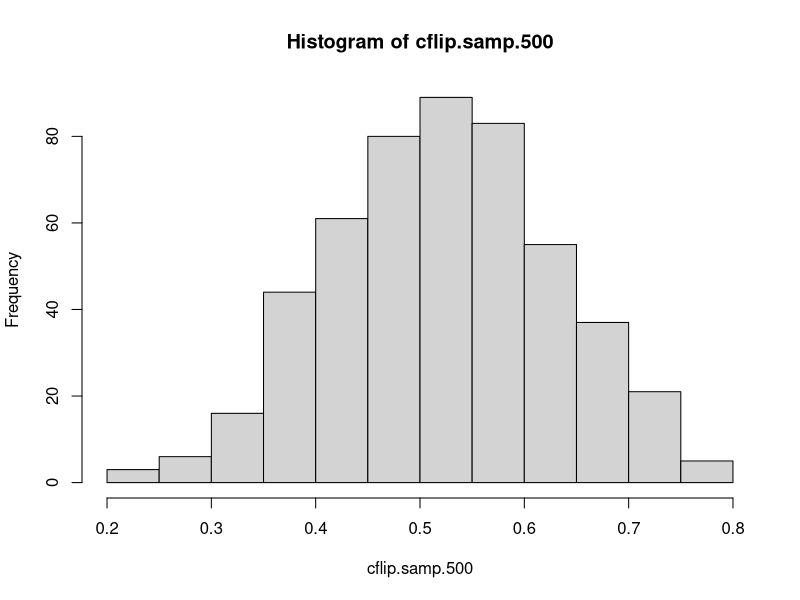
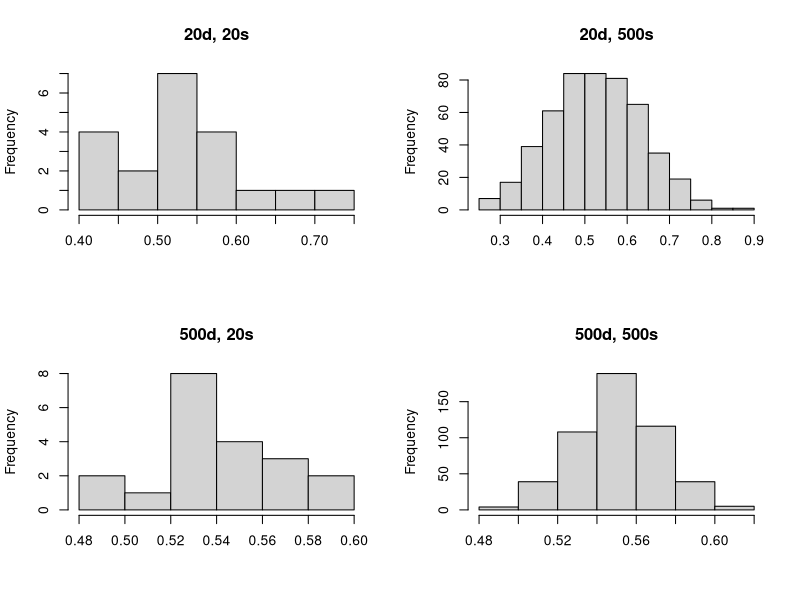

Here is the R script that generated these plots, in order:
## ---- chunk 1
bashings.lowerpval <- pnorm(q=19,mean = 35, sd = 8, lower.tail = TRUE);bashings.lowerpval
bashings.upperpval <- pnorm(q=40,mean = 35, sd = 8, lower.tail = FALSE);bashings.upperpval
total.bashings <- bashings.lowerpval + bashings.upperpval; total.bashings
## ---- chunk 2
A.event <- 0.37 + 0.20 + 0.13 + 0.06; print(A.event)
## ---- chunk 3
B.event <- 0.06 + 0.21 + 0.37; print(B.event)
## ---- chunk 4
complement.A <- 1 - A.event; print(complement.A)
## ---- chunk 5
AandB.event <- A.event + B.event - 0.37; print(AandB.event)
## ---- chunk 6
Prob.repeat.and.finish <- 0.87
Prob.repeat <- 0.64
random.repeat.and.finish <- 0.87 * 0.64; print(random.repeat.and.finish)
## ---- chunk 7
Prob.first.and.finish <- 0.68
Prob.first <- 0.36
random.first.and.finish <- 0.68 * 0.36; print(random.first.and.finish)

random.finish <- random.repeat.and.finish + random.first.and.finish; print(random.finish)
## ---- chunk 8
repeat.or.finish <- Prob.repeat + random.finish - random.repeat.and.finish; print(repeat.or.finish)
## ---- chunk 9
Prob.art <- 0.35
Prob.chess <- 0.40
Prob.chess.given.art <- 0.20
random.chess.given.art <- Prob.art * Prob.chess.given.art; print(random.chess.given.art)
## ---- chunk 10
random.chess.and.art <- random.chess.given.art / Prob.chess; print(random.chess.and.art)
## ---- chunk 11
two.clubs <- Prob.art + Prob.chess - random.chess.given.art; print(two.clubs)
## ---- chunk 12
Prob.no.vac <- 84/442; print(Prob.no.vac)
(8 * 442) / 100 #35.36 kids
Prob.absent <- 35/442; print(Prob.absent)
84 * Prob.absent
## ---- chunk 13
#pnorm(CV,n,sd,lower.tail  = FALSE) -> if greater than mean 
#              lower.tail = TRUE) -> if less than mean
pnorm(210,180,25,lower.tail = FALSE)
## ---- chunk 14
pnorm(182,180,25,lower.tail = TRUE)
## ---- chunk 15
1- (pnorm(160,180,25,lower.tail = TRUE) + pnorm(192,180,25,lower.tail = FALSE))
## ---- chunk 16
#Need to find sum of all p(x) values that are < or = to 0.
#P(x = -2) <- 0.15
#P(x = -1) <- 0.15
#P(x = 0)  <- 0.35
0.15 + 0.15 + 0.35
## ---- chunk 17
#Need to find the sum of all the p(x) values that are > -1.
#P(x = 0) <- 0.35
#P(x = 1) <- 0.25
#P(x = 2) <- 0.10
0.35 + 0.25 + 0.10
## ---- chunk 18
#Need to find the sum of all values p(x) between -1 and 1.
#P(x = -1) <- 0.15
#P(x = 0)  <- 0.35
#P(x = 1) <- 0.25
0.15 + 0.35 + 0.25
## ---- chunk 19
#Need to find the sum  of p(x) values < 2.
#P(x = 1) <- 0.25
#P(x = 0) <- 0.35
#P(x = -1) <- 0.15
#P(x = -2) <- 0.15
0.25 + 0.35 + 0.15 + 0.15
#Alternatively, I can also use 1 - P(x = 2).
#P(x = 2) <- 0.10
1 - 0.10
## ---- chunk 20
#Need to find the sum of all p(x) values between -1 and 2.
#P(x = 0)  <- 0.35
#P(x = 1) <- 0.25
0.35 + 0.25
#Alternatively I can also use 1 - [P(x = -1 ) + P(x = -2)] + [P(x = 2)]
#P(x = -2) <- 0.15
#P(x = -1) <- 0.15
#P(x = 2) <- 0.10
1 - (0.15 + 0.15 + 0.10)
## ---- chunk 21
?rbinom
#rbinom(n, size, prob)
cflip=rbinom(20,1,.55)
## ---- chunk 22
?sample
#sample(x, size, replace = FALSE, prob = NULL)
#With replacement means replace = False will now be replace = TRUE
cflipsamp=sample(cflip,20,replace=T)
mean(cflipsamp)
sd(cflipsamp)
## ---- chunk 23
?replicate
#replicate(n, expr, simplify = "array")
cflip.samp.500 <- replicate(500,mean(sample(cflip,20,replace=T))); print(cflip.samp.500)
mean(cflip.samp.500)
sd(cflip.samp.500)
hist(cflip.samp.500)
## ---- chunk 24
#I am unsure as to how I need to structure this. I am relying heavily on the HW2 Key and copying verbatim.
?par
#par(..., no.readonly = FALSE)
#Still don't get it...
par(mfrow=c(2,2))
##GUIDE:  hist(replicate(# of repeats, mean(sample(x,# of draws, replace = TRUE if w/replacement)))main='Label of Histogram',xlab='')

# 20 draws repeated 20 times
hist(replicate(20,mean(sample(cflip,20,replace=T))),main='20d, 20s',xlab='')
## ---- chunk 25
# 20 draws repeated 500 times
hist(replicate(500,mean(sample(cflip,20,replace=T))),main='20d, 500s',xlab='')
## ---- chunk 26
# 500 draws repeated 20 times
hist(replicate(20,mean(sample(cflip,500,replace=T))),main='500d, 20s',xlab='')
## ---- chunk 27
# 500 draws repeated 500 times
hist(replicate(500,mean(sample(cflip,500,replace=T))),main='500d, 500s',xlab='')
## ---- chunk 28
?pexp
#dexp(x, rate = 1, log = FALSE)   -> dexp gives the density
#pexp(q, rate = 1, lower.tail = TRUE, log.p = FALSE)    -> pexp gives the distribution function
#qexp(p, rate = 1, lower.tail = TRUE, log.p = FALSE)     -> qexp gives the quantile function
#rexp(n, rate = 1/rate)     ->  rexp generates random deviates
#Let's use rexp...
#Looking for mean failure time...
mean(rexp(100000,1/3))
#The mean is 2.987443.
## ---- chunk 29
#pexp(q, rate = 1, lower.tail = TRUE, log.p = FALSE)
pexp(3,rate = 1/3, lower.tail = FALSE)
## ---- chunk 30
#Need to look at the lower tail of the distribution (lower.tail = TRUE)
pexp(1.5,rate = 1/3, lower.tail = TRUE)
## ---- chunk 31
# Need to find the area between the tails; 1 - [pexp(q, rate = ..., lower.tail = TRUE) - pexp(q,rate = ..., lower.tail = FALSE)
1- pexp(2.25,rate = 1/3, lower.tail = TRUE) - pexp(3.75,rate = 1/3, lower.tail = FALSE) 
## ---- chunk 32
sessionInfo()
